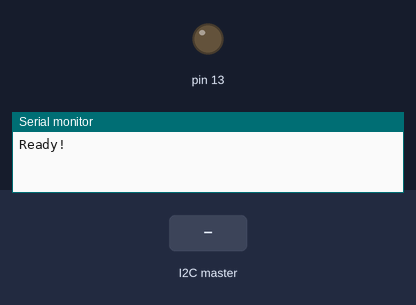
The sketch below on a simulated Arduino Uno, built with avr-gcc and run on an emulated ATmega328P. Shown: output pins drawn as LEDs (lit = HIGH), the last lines printed to the serial monitor. Inputs (shaded band) come from the test bench.

Above: at 1.2 s.
1.3 s: the I2C master sends the byte 1
At 2.4 s:
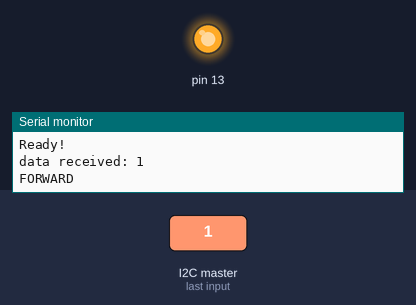
2.8 s: the I2C master sends the byte 0
4.3 s: the I2C master sends the byte 2
Timing chart, 0 to 7.3 s (numbered marks = the images above; inputs shaded):
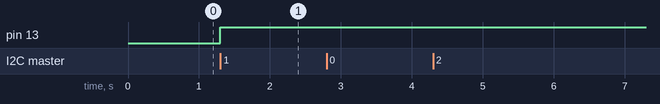

Measured:
- after the input at 1.3 s, pin 13: LOW → HIGH at once

The sketch:

motorControl_I2C.ino
```cpp
#include <Wire.h>

// i2C setup
#define SLAVE_ADDR 0x04
int number = 0;
int state = 0;

// Motors LEFT side (controls 2 motors)
const int controlPin1 = 3;
const int controlPin2 = 5;
// Motors RIGHT side (controls 2 motors)
const int controlPin3 = 9;
const int controlPin4 = 11;

void setup() {
  pinMode(13, OUTPUT);
  Serial.begin(9600);
  // start serial for output
  // initialize i2c as slave
  Wire.begin(SLAVE_ADDR);

  // define callbacks for i2c communication
  Wire.onReceive(receiveData);
  Wire.onRequest(sendData);

  Serial.println("Ready!");
}

void loop() {
  delay(100);
}

// callback for received data
void receiveData(int byteCount){

  while(Wire.available()) {
    number = Wire.read();
    Serial.print("data received: ");
    Serial.println(number);

  switch (number) {
      case 1:
        digitalWrite(13, HIGH); // set the LED on
        forward();
        break;
      case 2:
        reverse();
        break;
      case 3:
        left();
        break;
      case 4:
        right();
        break;
      default:
        halt();
        break;
      }
   }
}
// callback for sending data
void sendData(){
  Wire.write(number);
}

void reverse() {
  Serial.print("REVERSE");
  digitalWrite(controlPin1, HIGH);
  digitalWrite(controlPin2, LOW);
  digitalWrite(controlPin3, HIGH);
  digitalWrite(controlPin4, LOW);
}
void forward() {
  Serial.print("FORWARD");
  digitalWrite(controlPin1, LOW);
  digitalWrite(controlPin2, HIGH);
  digitalWrite(controlPin3, LOW);
  digitalWrite(controlPin4, HIGH);
}
void right() {
  Serial.print("LEFT");
  digitalWrite(controlPin1, LOW);
  digitalWrite(controlPin2, HIGH);
  digitalWrite(controlPin3, HIGH);
  digitalWrite(controlPin4, LOW);
}
void left() {
  Serial.print("RIGHT");
  digitalWrite(controlPin1, HIGH);
  digitalWrite(controlPin2, LOW);
  digitalWrite(controlPin3, LOW);
  digitalWrite(controlPin4, HIGH);
}

void halt() {
  Serial.print("STOP");
  digitalWrite(controlPin1, LOW);
  digitalWrite(controlPin2, LOW);
  digitalWrite(controlPin3, LOW);
  digitalWrite(controlPin4, LOW);
}
```
